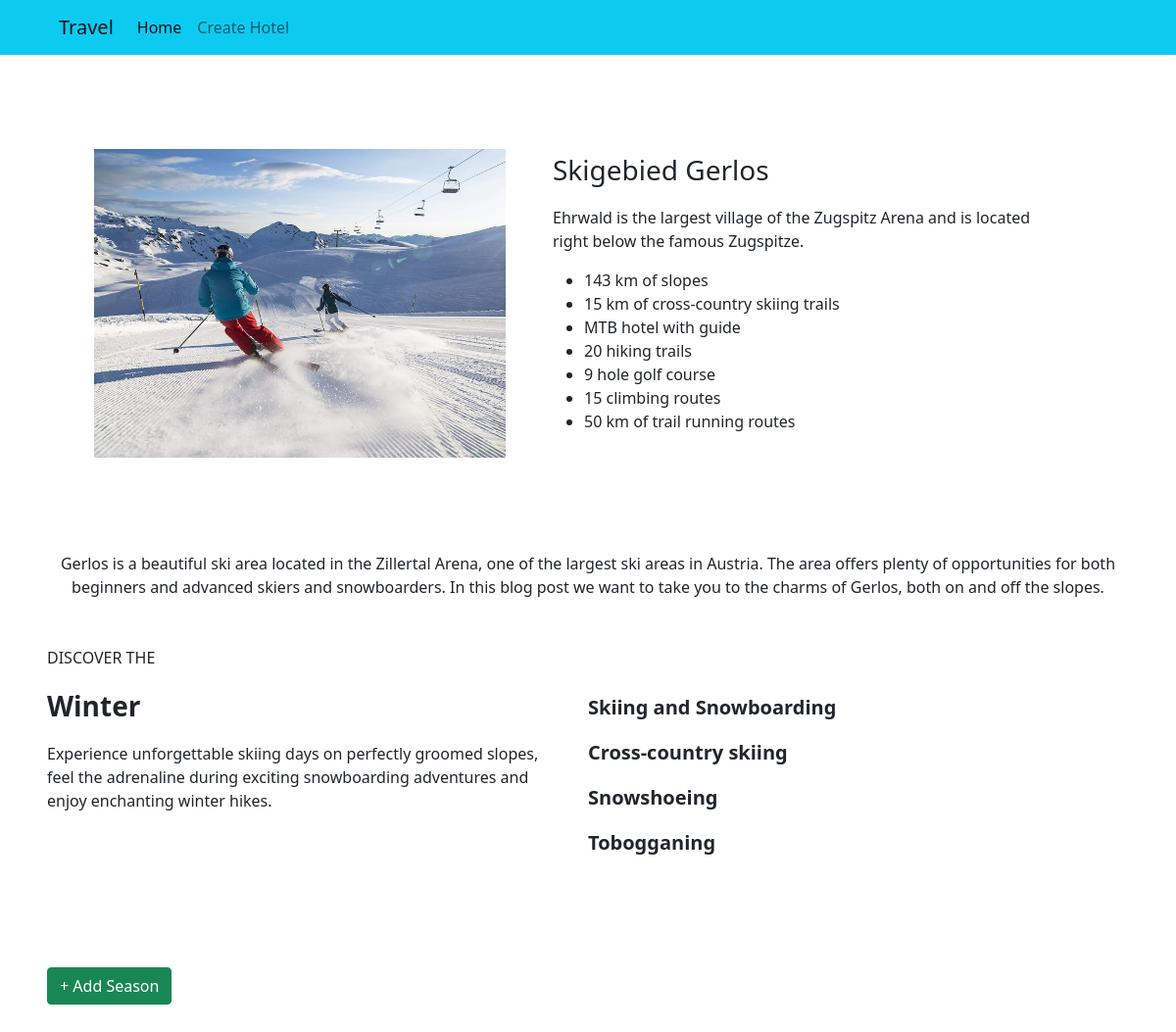
Screenshot of /details/3/ (signed in) with the database file from the repository.
### main/models.py (models this page shows, shortened)
class Location(models.Model):
    image = models.FileField(upload_to='spot')
    l_name = models.CharField(_("Hotel Name"), max_length=50)
    l_tagline = models.CharField(_("Hotel Tagline"), max_length=150)
    l_summery = models.TextField(_("Hotel Summary"), max_length=300)
    l_description = models.TextField(_("Hotel Description"), max_length=200)
    tags = models.CharField(max_length=50)
    created_at = models.DateTimeField(auto_now_add=True)
    updated_at = models.DateTimeField(auto_now=True)

class Season(models.Model):
    s_tagline = models.CharField(_("Season Tagline"), max_length=100)
    s_name = models.CharField(_("Season Name"), max_length=50)
    s_description = models.TextField(_("Season Description"), max_length=250)
    location = models.ForeignKey(Location, on_delete=models.CASCADE)

class Feature(models.Model):
    sf_title = models.CharField(_("Title"), max_length=50)
    sf_description = models.TextField(_("Description"), max_length=150)
    season = models.ForeignKey(Season, on_delete=models.CASCADE)

### main/views.py (the view)
# urls.py: path('details/<int:pk>/', views.location_details_view, name='location_details'),
@login_required
def location_details_view(request, pk):
    location = Location.objects.get(pk=pk)
    seasons = location.season_set.all()
    l_des = location.l_description
    l_des = l_des.split('\n')
    features = Feature.objects.filter(season__location=location)
    context = {'location': location, 'seasons':seasons, 'features':features, 'l_des':l_des}
    return render(request, "location_details.html", context)

### main/templates/location_details.html (shortened to what this page needs)
{% extends 'base.html' %}
{% block content %}
<div class="m-5 d-flex flex-column">
    <div class="d-flex m-5">
        <img class="col-5" src="{{ location.image.url}}"/>
        <div class="d-flex flex-column mx-5">
            <p class="fs-3 fw-blod">{{location.l_name}}</p>
            <p>{{location.l_tagline}}</p>
            <ul>
                {% for des in l_des %}
                    <li>{{des}}</li>
                {% endfor %}
            </ul>
        </div>
    </div>
</div>
<div class="m-5 text-center">
    <p>{{location.l_summery}}</p>
</div>
{% for season in  seasons%}
<div class="d-flex m-5">
    <div class="w-50">
        <p>{{season.s_tagline}}</p>
        <p class="fs-3 fw-bold">{{season.s_name}}</p>
        <p>{{season.s_description}}</p>
    </div>
    <div class="m-5 w-50">
    {% for feature in features %}
        {% if feature.season == season %}
        <p class="fs-5 fw-bold">{{feature.sf_title}}</p>
        {% endif %}
    {% endfor %}
    </div>
</div>
{% endfor %}
<div class="m-5">
    <a href="{% url 'create_season' location.id%}" class="btn btn-success">+ Add Season</a>
</div>
{% endblock content %}

### rows the page displays
Location: image (picture), l_name "Skigebied Gerlos", l_tagline "Ehrwald is the largest village of the Zugspitz Arena and is located right below the famous Zugspitze.", l_summery "Gerlos is a beautiful ski area located in the Zillertal Arena, one of the largest ski areas in Austria. The area offers plenty of opportunities for both beginners and advanced skiers and snowboarders. In this blog post we want to take you to the charms of Gerlos, both on and off the slopes."
Season: s_tagline "DISCOVER THE", s_name "Winter", s_description "Experience unforgettable skiing days on perfectly groomed slopes, feel the adrenaline during exciting snowboarding adventures and enjoy enchanting winter hikes."
Feature: sf_title "Skiing and Snowboarding"
Feature: sf_title "Cross-country skiing"
Feature: sf_title "Snowshoeing"
Feature: sf_title "Tobogganing"

### other values shown
{{ des }} "143 km of slopes" "15 km of cross-country skiing trails" "MTB hotel with guide" "20 hiking trails" "9 hole golf course" "15 climbing routes" "50 km of trail running routes"
